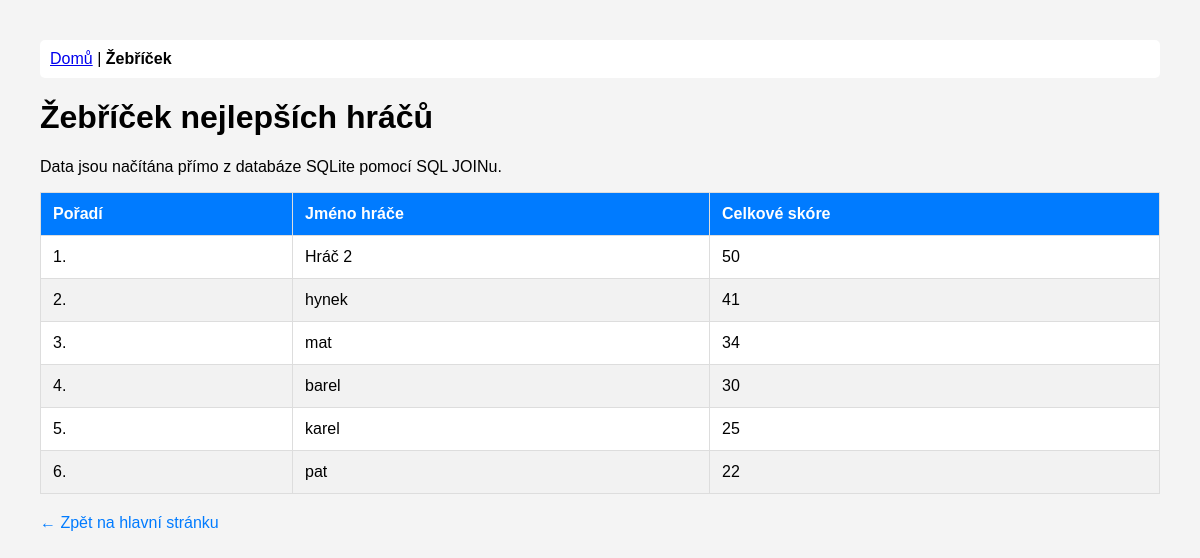
The page /zebricek on the database as committed earlier.
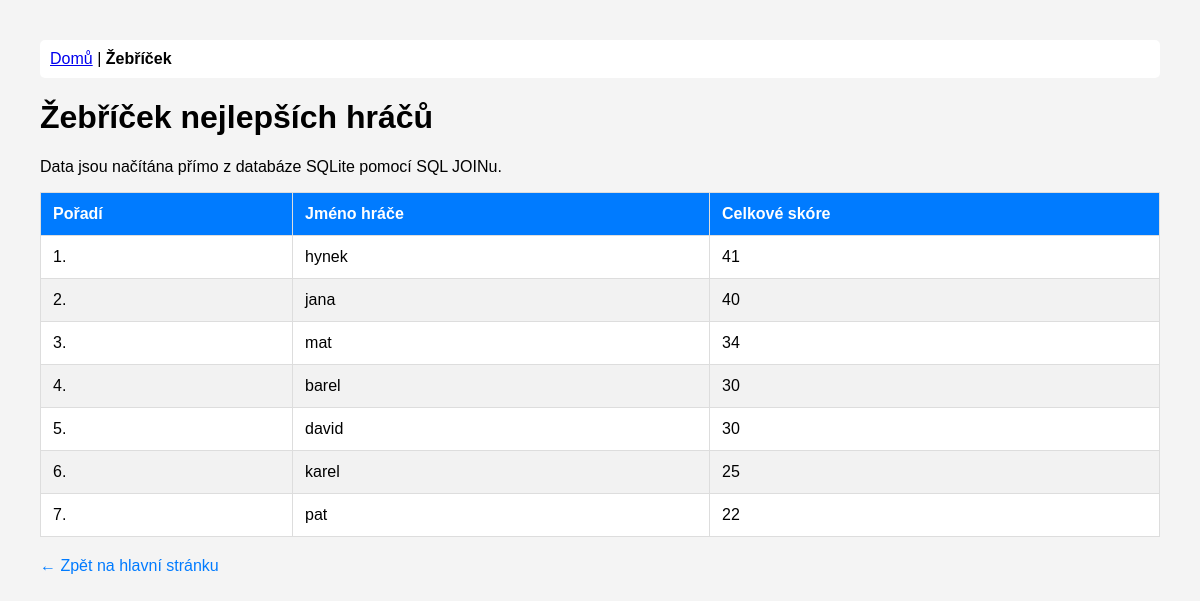
The same page on the database as committed later.
### tables this page shows
CREATE TABLE uzivatele (
    id INTEGER PRIMARY KEY AUTOINCREMENT,
    jmeno TEXT NOT NULL UNIQUE,
    email TEXT NOT NULL UNIQUE,
    heslo TEXT NOT NULL,
    role TEXT DEFAULT 'user'
);

### web/web_portal.py (the view)
@app.route('/zebricek')
def zebricek():
    try:
        hraci = get_leaderboard()
    except Exception as e:
        print(f"Chyba při čtení z DB: {e}")
        hraci = []
    return render_template('zebricek.html', hraci=hraci)

### database_local/db_manager_local.py (called while the page is built)
def get_leaderboard():
    conn = sqlite3.connect(DB_PATH)
    cursor = conn.cursor()
    query = """
        SELECT u.jmeno, SUM(uvz.skore) as celkem, u.id
        FROM uzivatele u
        JOIN ucast_v_zapasu uvz ON u.id = uvz.uzivatel_id
        GROUP BY u.id
        ORDER BY celkem DESC
    """
    cursor.execute(query)
    res = cursor.fetchall()
    conn.close()
    return res

### web/web_portal.py (called while the page is built)
@app.before_request
def check_session():
    if 'user' not in session:
        session['user'] = None
        session['is_admin'] = False

### web/templates/zebricek.html (shortened to what this page needs)
<!DOCTYPE html>
<html lang="cs">
<head>
</head>
<body>
    <nav>
        <a href="/">Domů</a> | <strong>Žebříček</strong>
    </nav>
    <h1>Žebříček nejlepších hráčů</h1>
    <p>Data jsou načítána přímo z databáze SQLite pomocí SQL JOINu.</p>
    <table>
        <thead>
            <tr>
                <th>Pořadí</th>
                <th>Jméno hráče</th>
                <th>Celkové skóre</th>
            </tr>
        </thead>
        <tbody>
            {% for hrac in hraci %}
            <tr>
                <td>{{ loop.index }}.</td>
                <td>{{ hrac[0] }}</td>
                <td>{{ hrac[1] }}</td>
            </tr>
            {% else %}
            <tr>
                <td colspan="{{ '4' if session.is_admin else '3' }}" style="text-align: center;">
                    Zatím žádná data v žebříčku nejsou.
                </td>
            </tr>
            {% endfor %}
        </tbody>
    </table>
    <a href="/" class="back-link">← Zpět na hlavní stránku</a>
</body>
</html>

Rows that differ between the two databases and show on the page:
removed uzivatele: jmeno "Hráč 2", hrac "50"
added uzivatele: jmeno "jana", hrac "40"
added uzivatele: jmeno "david", hrac "30"
